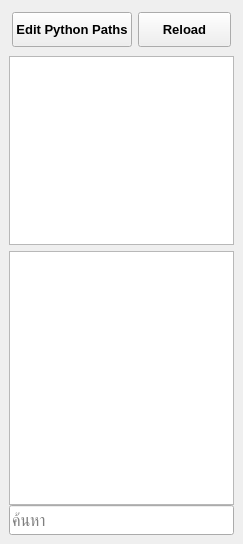
<?xml version="1.0" encoding="UTF-8"?>
<ui version="4.0">
 <class>MainWindow</class>
 <widget class="QMainWindow" name="MainWindow">
  <property name="geometry">
   <rect>
    <x>0</x>
    <y>0</y>
    <width>243</width>
    <height>544</height>
   </rect>
  </property>
  <property name="windowTitle">
   <string>MainWindow</string>
  </property>
  <widget class="QWidget" name="centralwidget">
   <layout class="QGridLayout" name="gridLayout">
    <item row="0" column="0">
     <layout class="QHBoxLayout" name="horizontalLayout_2" stretch="1">
      <item>
       <layout class="QGridLayout" name="gridLayout_2" rowstretch="0,2,3" columnstretch="0">
        <item row="2" column="0">
         <layout class="QVBoxLayout" name="verticalLayout_2">
          <property name="spacing">
           <number>0</number>
          </property>
          <item>
           <widget class="QListWidget" name="listWidget_functions">
            <property name="minimumSize">
             <size>
              <width>0</width>
              <height>0</height>
             </size>
            </property>
            <property name="font">
             <font>
              <pointsize>12</pointsize>
             </font>
            </property>
           </widget>
          </item>
          <item>
           <widget class="QLineEdit" name="lineEdit_search">
            <property name="minimumSize">
             <size>
              <width>0</width>
              <height>30</height>
             </size>
            </property>
            <property name="font">
             <font>
              <pointsize>12</pointsize>
             </font>
            </property>
            <property name="placeholderText">
             <string>ค้นหา</string>
            </property>
            <property name="clearButtonEnabled">
             <bool>true</bool>
            </property>
           </widget>
          </item>
         </layout>
        </item>
        <item row="1" column="0">
         <widget class="QListWidget" name="listWidget_library">
          <property name="minimumSize">
           <size>
            <width>0</width>
            <height>0</height>
           </size>
          </property>
          <property name="font">
           <font>
            <pointsize>12</pointsize>
           </font>
          </property>
         </widget>
        </item>
        <item row="0" column="0">
         <layout class="QHBoxLayout" name="horizontalLayout_3">
          <property name="leftMargin">
           <number>3</number>
          </property>
          <property name="topMargin">
           <number>3</number>
          </property>
          <property name="rightMargin">
           <number>3</number>
          </property>
          <property name="bottomMargin">
           <number>3</number>
          </property>
          <item>
           <widget class="QPushButton" name="pushButton_edit_extra_path">
            <property name="sizePolicy">
             <sizepolicy hsizetype="Minimum" vsizetype="Minimum">
              <horstretch>0</horstretch>
              <verstretch>0</verstretch>
             </sizepolicy>
            </property>
            <property name="minimumSize">
             <size>
              <width>0</width>
              <height>35</height>
             </size>
            </property>
            <property name="font">
             <font>
              <pointsize>10</pointsize>
              <weight>75</weight>
              <bold>true</bold>
             </font>
            </property>
            <property name="text">
             <string>Edit Python Paths</string>
            </property>
           </widget>
          </item>
          <item>
           <widget class="QPushButton" name="pushButton_reload">
            <property name="sizePolicy">
             <sizepolicy hsizetype="Minimum" vsizetype="Minimum">
              <horstretch>0</horstretch>
              <verstretch>0</verstretch>
             </sizepolicy>
            </property>
            <property name="minimumSize">
             <size>
              <width>0</width>
              <height>35</height>
             </size>
            </property>
            <property name="font">
             <font>
              <pointsize>10</pointsize>
              <weight>75</weight>
              <bold>true</bold>
             </font>
            </property>
            <property name="text">
             <string>Reload</string>
            </property>
           </widget>
          </item>
         </layout>
        </item>
       </layout>
      </item>
     </layout>
    </item>
   </layout>
  </widget>
  <action name="actionEdit_Library_Path">
   <property name="text">
    <string>Edit Function Path Config...</string>
   </property>
  </action>
 </widget>
 <resources/>
 <connections/>
</ui>
